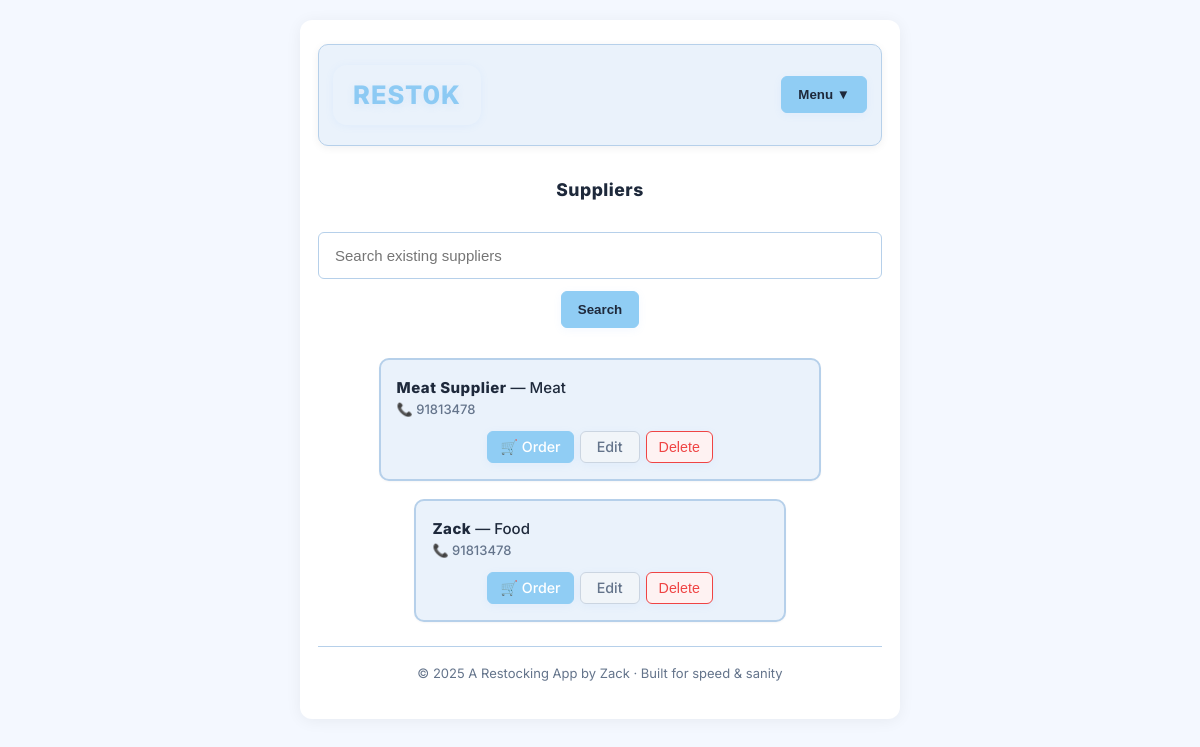
The page / on the database its author committed.
### models.py (models this page shows)
class Supplier(db.Model):
    __tablename__ = "suppliers"
    id = db.Column(db.Integer, primary_key=True)
    name = db.Column(db.String(100), nullable=False)
    email = db.Column(db.String(100), nullable=True)
    phone = db.Column(db.String(20), nullable=False)
    category = db.Column(db.String(64))
    notes = db.Column(db.Text, nullable=True)
    items = db.relationship("Item", backref="supplier", cascade="all, delete-orphan")

### app.py (the view)
    @app.get("/")
    def suppliers_list():
        q = (request.args.get("q") or "").strip()
        qry = Supplier.query
        if q:
            qry = qry.filter(Supplier.name.ilike(f"%{q}%"))
        suppliers = qry.order_by(Supplier.name.asc()).all()
        return render_template("suppliers_list.html", suppliers=suppliers, q=q)

### templates/suppliers_list.html
{% extends "base.html" %}
{% block content %}
<h3>Suppliers</h3>
<form method="get" class="row" style="margin-bottom: 16px;">
  <input name="q" value="{{ q or '' }}" placeholder="Search existing suppliers" />
  <button class="btn">Search</button>
</form>
<div class="grid" style="gap: 18px;">
  {% for s in suppliers %}
  <div class="card" style="padding: 16px;">
    <div class="row" style="justify-content: space-between; align-items: center;">
      <div>
        <div><strong>{{ s.name }}</strong> — {{ s.category or 'Uncategorized' }}</div>
        {% if s.phone %}<div style="color: var(--muted); font-size: 13px;">📞 {{ s.phone }}</div>{% endif %}
      </div>
      <div class="row" style="gap: 6px; flex-wrap:nowrap;">
        <a href="/suppliers/{{ s.id }}/items" class="supplier-action-btn order-btn">🛒 Order</a>
        <a href="/suppliers/{{ s.id }}/edit" class="supplier-action-btn edit-btn">Edit</a>
        <form method="post" action="/suppliers/{{ s.id }}/delete" style="display:inline;">
          <button type="submit" class="supplier-action-btn delete-btn" onclick="return confirm('Delete this supplier?')">Delete</button>
        </form>
      </div>
    </div>
  </div>
  {% else %}
  <div class="empty card">No suppliers yet.
    <p> Select Add Supplier from the Menu to add new suppliers.</p>
  </div>
  {% endfor %}
</div>
{% endblock %}

### static/style.css (style rules this page uses)
*, *::before, *::after { box-sizing: border-box; }
html, body { height: 100%; margin: 0; font: var(--fs)/1.55 var(--font); color: var(--text); background: var(--bg); padding: 0; }
:root { --bg: #f4f8ff; --card: #eaf2fb; --text: #1e293b; --muted: #64748b; --brand: #90cdf4; --brand-600: #60a5fa; --accent: #90cdf4; --accent-600: #60a5fa; --border: #b6d0ea; --ring: rgba(96, 165, 250, .18); --shadow-sm: 0 1px 2px rgba(16, 24, 40, .04); --shadow: 0 2px 8px rgba(16, 24, 40, .06); --radius-sm: 6px; --radius: 10px; --radius-lg: 14px; --font: "Inter", system-ui, -apple-system, Segoe UI, Roboto, "Helvetica Neue", Arial, sans-serif; --fs-xs: 12px; --fs-sm: 13px; --fs: 15px; --fs-md: 16px; --fs-lg: 18px; --fs-xl: 22px; --sp-1: 6px; --sp-2: 10px; --sp-3: 12px; --sp-4: 14px; --sp-5: 16px; --sp-6: 20px; --sp-8: 24px; }
body { padding: var(--sp-6); -webkit-font-smoothing: antialiased; -moz-osx-font-smoothing: grayscale; }
input, select, textarea { width: 100%; box-sizing: border-box; padding: 14px 16px; border-radius: var(--radius-sm); border: 1px solid var(--border); background: #fff; color: var(--text); font-size: var(--fs); margin-top: 6px; }
.btn { display: inline-flex; align-items: center; gap: 8px; padding: 10px 16px; border-radius: var(--radius-sm); border: 1px solid var(--brand); background: linear-gradient(90deg, var(--brand) 70%, var(--accent) 100%); color: #1e293b; text-decoration: none; cursor: pointer; font-weight: 700; box-shadow: 0 2px 8px rgba(96,165,250,0.08); transition: background .15s, border-color .15s, box-shadow .15s; }
.card { background: var(--card); border: 2px solid var(--border); border-radius: var(--radius); box-shadow: var(--shadow-sm); padding: 20px 18px; overflow-wrap: break-word; word-break: break-word; box-sizing: border-box; }
.grid { display: flex; flex-direction: column; gap: var(--sp-3); width: 100%; align-items: center; }
.row { display: flex; flex-direction: row; gap: var(--sp-3); align-items: center; justify-content: center; width: 100%; flex-wrap: wrap; }
a, button, .btn, [role="button"] { outline: none; }
.btn, .btn.primary, .btn-add-item, .supplier-action-btn, .order-btn { background: var(--brand); color: #1e293b; border-color: var(--brand); font-weight: 700; box-shadow: 0 2px 8px rgba(96,165,250,0.08); border-radius: var(--radius-sm); transition: background .15s, border-color .15s, box-shadow .15s; }
.supplier-action-btn { min-width: 60px; max-width: 90px; height: 32px; padding: 0 12px; font-size: 0.95em; border-radius: var(--radius-sm); text-align: center; display: inline-flex; align-items: center; justify-content: center; vertical-align: middle; border: 1px solid var(--border); background: var(--card); color: var(--text); font-weight: 500; transition: background .15s, border-color .15s, color .15s; overflow: hidden; white-space: nowrap; }
.order-btn { background: var(--brand); color: #fff; border-color: var(--brand); }
.edit-btn { background: #f1f5f9; color: var(--muted); border-color: #cbd5e1; }
.delete-btn { background: #fef2f2; color: #ef4444; border-color: #ef4444; }
h1, h2, h3, h4, h5, h6 { font-family: var(--font); font-weight: 800; color: #1e293b; letter-spacing: 0.5px; margin-top: 0.8em; margin-bottom: 0.5em; background: none; }
body, p, li, td, th, label, span, div { font-family: var(--font); color: var(--text); font-weight: 500; background: none; }
strong, b { color: #1e293b; font-weight: 800; letter-spacing: 0.5px; }
a { color: var(--brand); text-decoration: none; font-weight: 600; transition: color 0.15s; }

### rows shown on the page
Supplier: name "Meat Supplier", category "Meat", phone "91813478"
Supplier: name "Zack", category "Food", phone "91813478"

### other values the page prints
{{ 2025 }} "2025"
